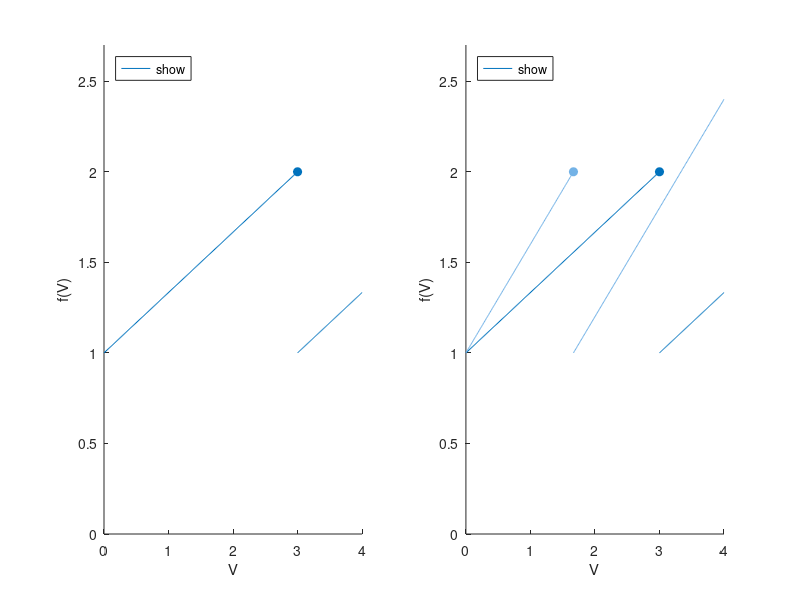

MATLAB code for this plot:
% Abb. 1.36: Aktualisierungsfunktion des AV-Knoten-Modells (Buch, Abschnitt 1.6, Gl. 1.47)
% f(V) = c V falls c V > V_g, sonst c V + u;  V_g = 1, u = 1;  links c = 1/3, rechts zusätzlich c = 0.6
% (c) 2026 Philipp Kügler · Programm zum Buch „Dynamische Systeme in den Lebenswissenschaften“ · MIT-Lizenz (siehe LICENSE)
Vg = 1; u = 1;
farben = [0 0.447 0.741; 0.45 0.70 0.90];
cliste = {1/3, [1/3 0.6]};
for p = 1:2
    subplot(1, 2, p); hold on
    cs = cliste{p};
    for i = 1:numel(cs)
        c = cs(i);
        s = Vg / c;                      % Sprungstelle: c V = V_g
        a = linspace(0, min(s, 4), 200); b = linspace(s, 4, 200);
        plot(a, c * a + u, 'Color', farben(i, :), 'DisplayName', sprintf('c = %.3g', c));
        plot(b, c * b, 'Color', farben(i, :), 'HandleVisibility', 'off');
        plot(s, c * s + u, 'o', 'Color', farben(i, :), 'MarkerFaceColor', farben(i, :), 'HandleVisibility', 'off');
        if p == 2
            fprintf('c = %.3g: Sprungstelle bei V = V_g/c = %.3f\n', c, s);
        end
    end
    hold off; axis([0 4 0 2.7]); xlabel('V'); ylabel('f(V)'); legend('show', 'Location', 'northwest');
end
